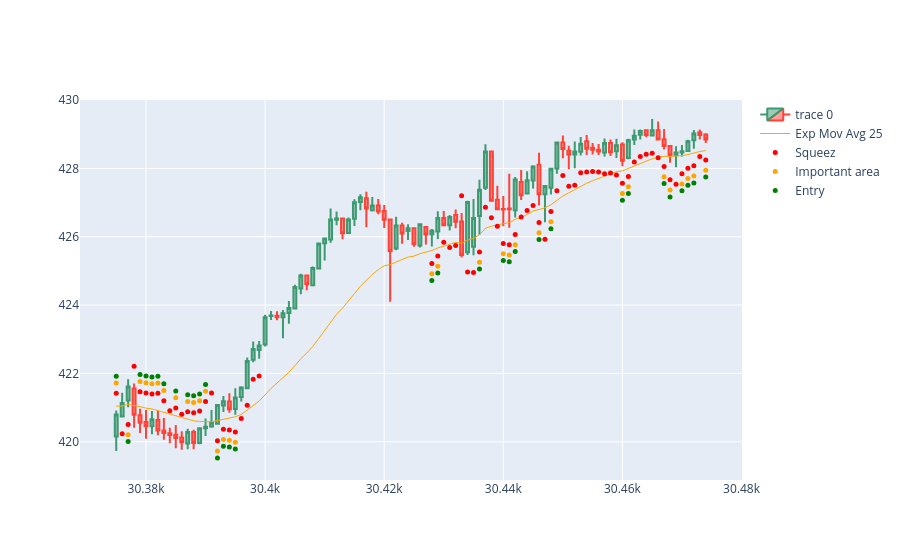

The notebook cell this image was saved under:
### Code cell
import plotly.io as pio
import plotly.graph_objects as go  

dfpl = df[30375:30475]

fig = go.Figure(
    data=[
        go.Candlestick(
            x=dfpl.index,
            open=dfpl['Open'],
            high=dfpl['High'],
            low=dfpl['Low'],
            close=dfpl['Close']),
        go.Scatter(
            x=dfpl.index, 
            y=dfpl['ema25'],
            line=dict(color='orange', width=1), 
            name="Exp Mov Avg 25")
    ]
)

fig.add_scatter(x=dfpl.index, y=dfpl['squezzeArea'], mode="markers", marker=dict(size=5, color="red"), name="Squeez")
fig.add_scatter(x=dfpl.index, y=dfpl['squeezeCloseToEmaArea'], mode="markers", marker=dict(size=5, color="orange"), name="Important area")
fig.add_scatter(x=dfpl.index, y=dfpl['posibleBreakArea'], mode="markers", marker=dict(size=5, color="green"), name="Entry")

fig.update_layout(xaxis_rangeslider_visible=False)
fig.show()
